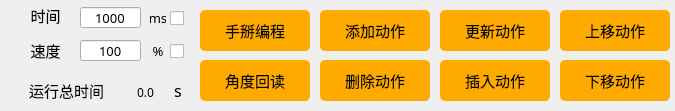
   <widget class="QWidget" name="widget_1" native="true">
    <property name="geometry">
     <rect>
      <x>980</x>
      <y>540</y>
      <width>675</width>
      <height>111</height>
     </rect>
    </property>
    <property name="font">
     <font>
      <family>Arial</family>
      <pointsize>10</pointsize>
     </font>
    </property>
    <property name="styleSheet">
     <string notr="true">#widget_1 {border:1px solid #242424;
border-color: rgb(200, 200, 200);}</string>
    </property>
    <widget class="QLabel" name="label_time">
     <property name="geometry">
      <rect>
       <x>10</x>
       <y>5</y>
       <width>71</width>
       <height>21</height>
      </rect>
     </property>
     <property name="font">
      <font>
       <family>Sans Serif</family>
       <pointsize>11</pointsize>
      </font>
     </property>
     <property name="text">
      <string>时间</string>
     </property>
     <property name="alignment">
      <set>Qt::AlignCenter</set>
     </property>
    </widget>
    <widget class="QLineEdit" name="lineEdit_time">
     <property name="geometry">
      <rect>
       <x>80</x>
       <y>7</y>
       <width>61</width>
       <height>21</height>
      </rect>
     </property>
     <property name="font">
      <font>
       <family>Sans Serif</family>
       <pointsize>10</pointsize>
       <weight>50</weight>
       <bold>false</bold>
      </font>
     </property>
     <property name="text">
      <string>1000</string>
     </property>
     <property name="maxLength">
      <number>30000</number>
     </property>
     <property name="alignment">
      <set>Qt::AlignCenter</set>
     </property>
    </widget>
    <widget class="QPushButton" name="Button_AddAction">
     <property name="geometry">
      <rect>
       <x>320</x>
       <y>10</y>
       <width>110</width>
       <height>41</height>
      </rect>
     </property>
     <property name="font">
      <font>
       <family>黑体</family>
       <pointsize>11</pointsize>
      </font>
     </property>
     <property name="styleSheet">
      <string notr="true">QPushButton{background-color: rgb(255, 170, 0);}
QPushButton:hover{background-color:  rgb(255, 210, 0);}
QPushButton{border-radius:5px;}</string>
     </property>
     <property name="text">
      <string>添加动作</string>
     </property>
    </widget>
    <widget class="QPushButton" name="Button_DelectAction">
     <property name="geometry">
      <rect>
       <x>320</x>
       <y>60</y>
       <width>110</width>
       <height>41</height>
      </rect>
     </property>
     <property name="font">
      <font>
       <family>黑体</family>
       <pointsize>11</pointsize>
      </font>
     </property>
     <property name="styleSheet">
      <string notr="true">QPushButton{background-color: rgb(255, 170, 0);}
QPushButton:hover{background-color:  rgb(255, 210, 0);}
QPushButton{border-radius:5px;}</string>
     </property>
     <property name="text">
      <string>删除动作</string>
     </property>
    </widget>
    <widget class="QPushButton" name="Button_UpdateAction">
     <property name="geometry">
      <rect>
       <x>440</x>
       <y>10</y>
       <width>110</width>
       <height>41</height>
      </rect>
     </property>
     <property name="font">
      <font>
       <family>黑体</family>
       <pointsize>11</pointsize>
      </font>
     </property>
     <property name="styleSheet">
      <string notr="true">QPushButton{background-color: rgb(255, 170, 0);}
QPushButton:hover{background-color:  rgb(255, 210, 0);}
QPushButton{border-radius:5px;}</string>
     </property>
     <property name="text">
      <string>更新动作</string>
     </property>
    </widget>
    <widget class="QPushButton" name="Button_InsertAction">
     <property name="geometry">
      <rect>
       <x>440</x>
       <y>60</y>
       <width>110</width>
       <height>41</height>
      </rect>
     </property>
     <property name="font">
      <font>
       <family>黑体</family>
       <pointsize>11</pointsize>
      </font>
     </property>
     <property name="styleSheet">
      <string notr="true">QPushButton{background-color: rgb(255, 170, 0);}
QPushButton:hover{background-color:  rgb(255, 210, 0);}
QPushButton{border-radius:5px;}</string>
     </property>
     <property name="text">
      <string>插入动作</string>
     </property>
    </widget>
    <widget class="QPushButton" name="Button_ServoPowerDown">
     <property name="geometry">
      <rect>
       <x>200</x>
       <y>10</y>
       <width>110</width>
       <height>41</height>
      </rect>
     </property>
     <property name="font">
      <font>
       <family>黑体</family>
       <pointsize>11</pointsize>
      </font>
     </property>
     <property name="styleSheet">
      <string notr="true">QPushButton{background-color: rgb(255, 170, 0);}
QPushButton:hover{background-color:  rgb(255, 210, 0);}
QPushButton{border-radius:5px;}</string>
     </property>
     <property name="text">
      <string>手掰编程</string>
     </property>
    </widget>
    <widget class="QPushButton" name="Button_AngularReadback">
     <property name="geometry">
      <rect>
       <x>200</x>
       <y>60</y>
       <width>110</width>
       <height>41</height>
      </rect>
     </property>
     <property name="font">
      <font>
       <family>黑体</family>
       <pointsize>11</pointsize>
      </font>
     </property>
     <property name="styleSheet">
      <string notr="true">QPushButton{background-color: rgb(255, 170, 0);}
QPushButton:hover{background-color:  rgb(255, 210, 0);}
QPushButton{border-radius:5px;}</string>
     </property>
     <property name="text">
      <string>角度回读</string>
     </property>
    </widget>
    <widget class="QPushButton" name="Button_MoveUpAction">
     <property name="geometry">
      <rect>
       <x>560</x>
       <y>10</y>
       <width>110</width>
       <height>41</height>
      </rect>
     </property>
     <property name="font">
      <font>
       <family>黑体</family>
       <pointsize>11</pointsize>
      </font>
     </property>
     <property name="styleSheet">
      <string notr="true">QPushButton{background-color: rgb(255, 170, 0);}
QPushButton:hover{background-color:  rgb(255, 210, 0);}
QPushButton{border-radius:5px;}</string>
     </property>
     <property name="text">
      <string>上移动作</string>
     </property>
    </widget>
    <widget class="QPushButton" name="Button_MoveDownAction">
     <property name="geometry">
      <rect>
       <x>560</x>
       <y>60</y>
       <width>110</width>
       <height>41</height>
      </rect>
     </property>
     <property name="font">
      <font>
       <family>黑体</family>
       <pointsize>11</pointsize>
      </font>
     </property>
     <property name="styleSheet">
      <string notr="true">QPushButton{background-color: rgb(255, 170, 0);}
QPushButton:hover{background-color:  rgb(255, 210, 0);}
QPushButton{border-radius:5px;}</string>
     </property>
     <property name="text">
      <string>下移动作</string>
     </property>
    </widget>
    <widget class="QLabel" name="label_total_time">
     <property name="geometry">
      <rect>
       <x>6</x>
       <y>80</y>
       <width>121</width>
       <height>21</height>
      </rect>
     </property>
     <property name="font">
      <font>
       <family>Sans Serif</family>
       <pointsize>11</pointsize>
      </font>
     </property>
     <property name="text">
      <string>运行总时间</string>
     </property>
     <property name="alignment">
      <set>Qt::AlignCenter</set>
     </property>
    </widget>
    <widget class="QLabel" name="label">
     <property name="geometry">
      <rect>
       <x>150</x>
       <y>7</y>
       <width>16</width>
       <height>21</height>
      </rect>
     </property>
     <property name="font">
      <font>
       <family>Sans Serif</family>
       <pointsize>10</pointsize>
      </font>
     </property>
     <property name="text">
      <string>ms</string>
     </property>
     <property name="alignment">
      <set>Qt::AlignCenter</set>
     </property>
    </widget>
    <widget class="QLabel" name="label_5">
     <property name="geometry">
      <rect>
       <x>170</x>
       <y>80</y>
       <width>16</width>
       <height>21</height>
      </rect>
     </property>
     <property name="font">
      <font>
       <family>Sans Serif</family>
       <pointsize>12</pointsize>
      </font>
     </property>
     <property name="text">
      <string>s</string>
     </property>
     <property name="alignment">
      <set>Qt::AlignCenter</set>
     </property>
    </widget>
    <widget class="QLabel" name="label_TotalTime">
     <property name="geometry">
      <rect>
       <x>120</x>
       <y>82</y>
       <width>51</width>
       <height>20</height>
      </rect>
     </property>
     <property name="font">
      <font>
       <family>Sans Serif</family>
       <weight>50</weight>
       <bold>false</bold>
      </font>
     </property>
     <property name="layoutDirection">
      <enum>Qt::LeftToRight</enum>
     </property>
     <property name="text">
      <string>0.0</string>
     </property>
     <property name="alignment">
      <set>Qt::AlignCenter</set>
     </property>
    </widget>
    <widget class="QCheckBox" name="checkBox_time">
     <property name="geometry">
      <rect>
       <x>170</x>
       <y>5</y>
       <width>21</width>
       <height>27</height>
      </rect>
     </property>
     <property name="text">
      <string/>
     </property>
    </widget>
    <widget class="QLabel" name="label_speed">
     <property name="geometry">
      <rect>
       <x>10</x>
       <y>40</y>
       <width>71</width>
       <height>21</height>
      </rect>
     </property>
     <property name="font">
      <font>
       <family>Sans Serif</family>
       <pointsize>11</pointsize>
      </font>
     </property>
     <property name="text">
      <string>速度</string>
     </property>
     <property name="alignment">
      <set>Qt::AlignCenter</set>
     </property>
    </widget>
    <widget class="QLineEdit" name="lineEdit_speed">
     <property name="geometry">
      <rect>
       <x>80</x>
       <y>40</y>
       <width>61</width>
       <height>21</height>
      </rect>
     </property>
     <property name="font">
      <font>
       <family>Sans Serif</family>
       <pointsize>10</pointsize>
       <weight>50</weight>
       <bold>false</bold>
      </font>
     </property>
     <property name="text">
      <string>100</string>
     </property>
     <property name="maxLength">
      <number>30000</number>
     </property>
     <property name="alignment">
      <set>Qt::AlignCenter</set>
     </property>
    </widget>
    <widget class="QLabel" name="label_2">
     <property name="geometry">
      <rect>
       <x>150</x>
       <y>40</y>
       <width>16</width>
       <height>21</height>
      </rect>
     </property>
     <property name="font">
      <font>
       <family>Sans Serif</family>
       <pointsize>10</pointsize>
      </font>
     </property>
     <property name="text">
      <string>%</string>
     </property>
     <property name="alignment">
      <set>Qt::AlignCenter</set>
     </property>
    </widget>
    <widget class="QCheckBox" name="checkBox_speed">
     <property name="geometry">
      <rect>
       <x>170</x>
       <y>38</y>
       <width>21</width>
       <height>27</height>
      </rect>
     </property>
     <property name="text">
      <string/>
     </property>
    </widget>
   </widget>
